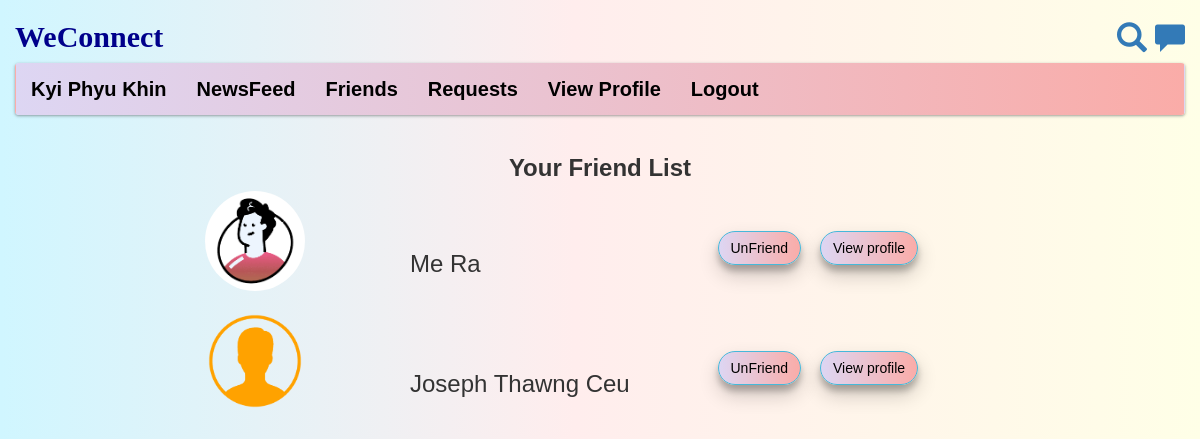
The app's page /add_fri.php (signed in) with its own data.
### tables this page shows
CREATE TABLE `users` (
  `user_id` int(11) NOT NULL,
  `f_name` text NOT NULL,
  `l_name` text NOT NULL,
  `user_name` text NOT NULL,
  `user_pass` varchar(255) NOT NULL,
  `confirm_password` varchar(255) NOT NULL,
  `user_email` varchar(255) NOT NULL,
  `user_country` text NOT NULL,
  `user_gender` text NOT NULL,
  `user_birthday` text NOT NULL,
  `user_image` varchar(255) NOT NULL,
  `user_cover` varchar(255) NOT NULL,
  `status` text NOT NULL,
  `posts` text NOT NULL,
  `recovery_account` varchar(255) NOT NULL
);

CREATE TABLE `friends` (
  `f_id` int(11) NOT NULL,
  `user_id` int(11) NOT NULL,
  `friend_user_id` int(11) NOT NULL,
  `friend_name` text NOT NULL,
  `friend_image` varchar(255) NOT NULL
);

### add_fri.php (the view, shortened to what this page needs)
<!DOCTYPE html>
<?php
include("includes/navigation.php");
?>
<html>
    <head>
        <?php
            $user = $_SESSION['user_email'];
            $get_user = "select * from users where user_email='$user'";
            $run_user = mysqli_query($con,$get_user);
            $result_user = mysqli_fetch_array($run_user);
			$user_id = $result_user['user_id'];
        ?>
        <link rel="stylesheet" href="https://maxcdn.bootstrapcdn.com/bootstrap/3.3.7/css/bootstrap.min.css">
        <link rel="stylesheet" type="text/css" href="style/style.css">
    </head>
<body>
    <center><h3><strong>Your Friend List</strong></h3></center>
    <?php
        $select = "select * from friends where user_id='$user_id'";
        $run_select = mysqli_query($con,$select);
        while($row = mysqli_fetch_array($run_select)){
            $friend_name = $row['friend_name'];
            $friend_image = $row['friend_image'];
            $friend_user_id = $row['friend_user_id'];
            echo"
                <div class='row'>
                    <div class ='col-md-2'></div>
                    <div class='col-md-2'>
                    <img src='profile_pic/$friend_image' class='img-circle' width='100px' height'100px'
                    ' style='float:left; ,margin:1px;'/>
                    </div><br><br>
                    <div class='col-md-3'>
                    <strong><h3 style='text-transform: capitalize;'>$friend_name</h3></strong>
                    </div>
                    <div class='col-md-1'>
                    <a href='remove_fri.php?u_id=$friend_user_id'>
                    <strong><button class='btn btn-info' type='' name='' id='add_friend'>
                    UnFriend</button></strong>
                    </a>
                    </div>
                    <div class='col-md-1'>
                    <a href='view_fri_profile.php?user_id=$friend_user_id'>
                    <strong><button class='btn btn-info' id='view_friend_profile'>
                    View profile</button></strong>
                    </a>
                    </div>
                    <div class='col-md-3'></div>
                </div><br>
                ";
    }
    ?>
</body>
</html>

### includes/navigation.php (shortened to what this page needs)
<?php
include("functions/all_functions.php");
$user = $_SESSION['user_email'];
$get_user = "select * from users where user_email='$user'";
$run_user = mysqli_query($con,$get_user);
$result_user = mysqli_fetch_array($run_user);
$first_name = $result_user['f_name'];
$last_name = $result_user['l_name'];
?>
<html>
<head>
	<link rel="stylesheet" href="https://maxcdn.bootstrapcdn.com/bootstrap/3.3.7/css/bootstrap.min.css">
	<link rel="stylesheet" type="text/css" href="style/style.css">
</head>
<body>
<div class="container-fluid">
    <div class="row">
        <div class="col-md-6">
            <h2 style='color:darkblue; font-weight:bold; font-family:Stencil Std;'>WeConnect</h2>
        </div>
        <div class="col-md-6">
            <div style="float:right; font-size:30px; padding-top:20px;">
                <a href="search_fri.php"><span class="glyphicon glyphicon-search"></span></a>
                <a href="chat.php?u_id="><span class="glyphicon glyphicon-comment"></span></a>
            </div>
        </div>
    </div>
</div>
<div class="container-fluid" >
    <nav class="navbar" style='box-shadow: rgba(60, 64, 67, 0.3) 0px 1px 2px 0px, rgba(60, 64, 67, 0.15) 0px 1px 3px 1px;'>
        <ul class="nav navbar-nav" style='font-weight:bold;'>
            <li><a href="view_profile.php?<?php echo 'u_id=$user_id';?>" style='color:black; text-transform:capitalize'>
            <?php echo"$first_name $last_name"; ?></a></li>
            <li><a href="home.php" style='color:black'>NewsFeed</a></li>
            <li><a href="add_fri.php" style='color:black'>Friends</a></li>
            <li><a href="accept_request.php" style='color:black'>Requests</a></li>
            <li><a href="view_profile.php" style='color:black'>View Profile</a></li>
            <li><a href="logout.php" style='color:black'>Logout</a></li>
        </ul>
    </nav>
</div>
</body>
</html>

### style/style.css (style rules this page uses)
body { overflow-x: hidden; background-image: linear-gradient( 89.9deg, rgba(208,246,255,1) 0.1%, rgba(255,237,237,1) 47.9%, rgba(255,255,231,1) 100.2% ); font-family: Arial, Helvetica, sans-serif; }
#add_friend { text-decoration: none; box-shadow: rgba(0, 0, 0, 0.19) 0px 10px 20px, rgba(0, 0, 0, 0.23) 0px 6px 6px; transition: all300ms ease; border-radius: 20px; background: linear-gradient(to right, #ddd6f3, #faaca8); color: black; }
#view_friend_profile { text-decoration: none; box-shadow: rgba(0, 0, 0, 0.19) 0px 10px 20px, rgba(0, 0, 0, 0.23) 0px 6px 6px; transition: all300ms ease; border-radius: 20px; background: linear-gradient(to right, #ddd6f3, #faaca8); color: black; }

### includes/navigation.php (style rules this page uses)
.navbar { font-size:20px; background: linear-gradient(to right, #ddd6f3, #faaca8); }

### records on screen
users: f_name "Kyi Phyu", l_name "Khin"
friends: friend_image (picture), friend_name "Me Ra"
friends: friend_image (picture), friend_name "Joseph Thawng Ceu"
